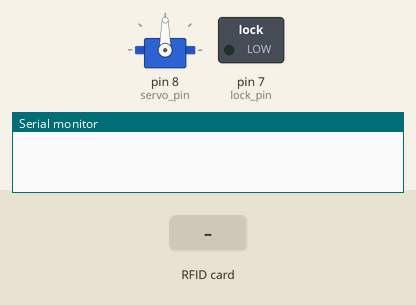
This sketch was run on a simulated Arduino Uno, built with avr-gcc and run on an emulated ATmega328P. Parts: servo, switched loads named in the sketch (green lamp = pin HIGH), the last lines printed to the serial monitor. Inputs (shaded band) come from the test bench. Pins used as bus, display or sensor lines are not drawn.

Above: at 1.2 s.
1.3 s: RFID card 80 55 71 46 held to the reader
At 1.45 s:
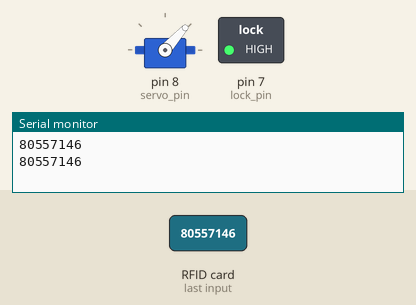
At 3.2 s:
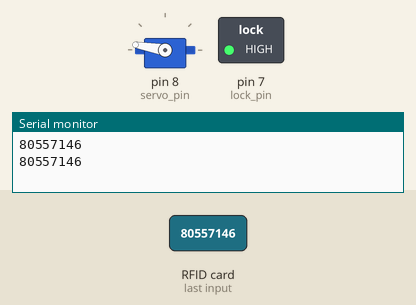
6.3 s: RFID card 80 55 71 46 held to the reader
At 10.8 s:
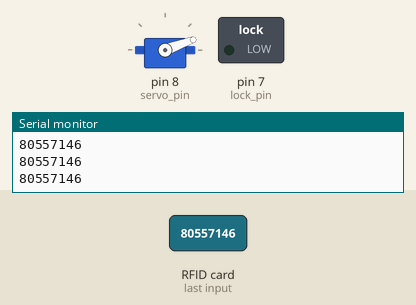
Timing chart, 0 to 12.3 s (numbered marks = the images above; inputs shaded):
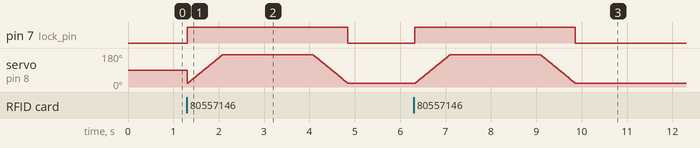

The sketch:

rfid_lock.ino
```cpp
#include <SPI.h>
#include <MFRC522.h>
#include <Servo.h>

#define RST_PIN         9          // Configurable, see typical pin layout above
#define SS_PIN          10         // Configurable, see typical pin layout above

MFRC522 mfrc522(SS_PIN, RST_PIN);  // Create MFRC522 instance

// Card UID: 80 55 71 46
// Card UID: 07 93 89 AB
String read_rfid;
String ok_rfid_1="80557146";
String ok_rfid_2="79389ab";
int lock_pin = 7;
int servo_pin = 8;
int pos = 0;

Servo myservo;                     // Create servo object to control a servo
void setup() {
	Serial.begin(9600);		// Initialize serial communications with the PC
	while (!Serial);		// Do nothing if no serial port is opened (added for Arduinos based on ATMEGA32U4)
	SPI.begin();			// Init SPI bus
	mfrc522.PCD_Init();		// Init MFRC522
	pinMode(lock_pin, OUTPUT);      // Sets the lock_LED

	myservo.attach(servo_pin);      // attaches the servo on pin 8 to the servo object
}

void dump_byte_array(byte *buffer, byte bufferSize) {
    read_rfid="";
    for (byte i = 0; i < bufferSize; i++) {
        read_rfid = read_rfid + String(buffer[i], HEX);
    }
}

void open_lock() {
    digitalWrite(lock_pin, HIGH);
    for (pos = 20; pos <= 170; pos += 1) { // goes from 0 degrees to 180 degrees
    // in steps of 1 degree
        myservo.write(pos);              // tell servo to go to position in variable 'pos'
        delay(5);                       // waits 15ms for the servo to reach the position
    }

    delay(2000);

    for (pos = 170; pos >= 20; pos -= 1) { // goes from 180 degrees to 0 degrees
        myservo.write(pos);              // tell servo to go to position in variable 'pos'
        delay(5);                       // waits 15ms for the servo to reach the position
    }

    digitalWrite(lock_pin, LOW);
}


void loop() {
	// Look for new cards
	if ( ! mfrc522.PICC_IsNewCardPresent()) {
		return;
	}

	// Select one of the cards
	if ( ! mfrc522.PICC_ReadCardSerial()) {
		return;
	}

    // Get the card serial
    dump_byte_array(mfrc522.uid.uidByte, mfrc522.uid.size);
    Serial.println(read_rfid);

    if (read_rfid==ok_rfid_1) {
        //ok, open the door.
        Serial.println(ok_rfid_1);
        open_lock();
    }

    if (read_rfid==ok_rfid_2) {
        //also ok
        Serial.println(ok_rfid_2);
        open_lock();
    }

}
```

Measured:
- after the input at 1.3 s, pin 7 (lock_pin): LOW → HIGH at once, → LOW 3.5 s later
- after the input at 6.3 s, pin 7 (lock_pin): LOW → HIGH at once, → LOW 3.5 s later; servo on pin 8 (servo_pin): rises from 20° to 170° in 0.75 s, then falls to 20° in 2.8 s
